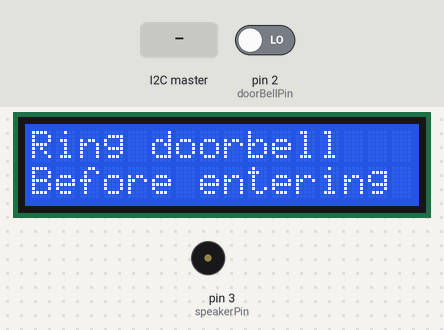
A sketch run on a simulated Arduino Uno, built with avr-gcc and run on an emulated ATmega328P. On the bench: 16×2 character LCD, buzzer (waves = sounding). The inputs (shaded band) are chosen by the test bench; at power-on: pin 2 (doorBellPin) LOW. What the sketch prints to the serial monitor is not drawn.

Above: at 3.6 s.
3.7 s: the I2C master sends the byte 2
At 3.82 s:
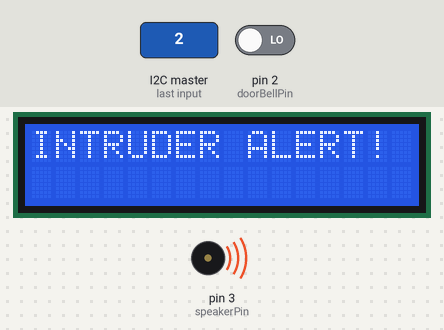
At 5.3 s:
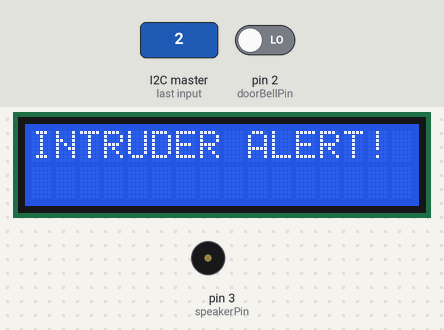
7.6 s: the I2C master sends the byte 1
At 8.3 s:
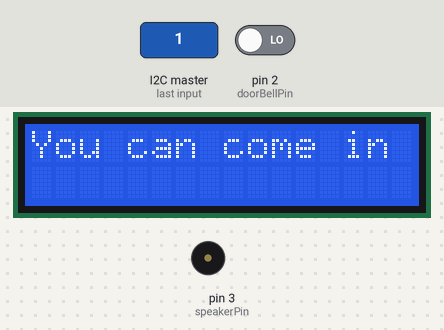
Timing chart, 0 to 10.6 s (numbered marks = the images above; inputs shaded):
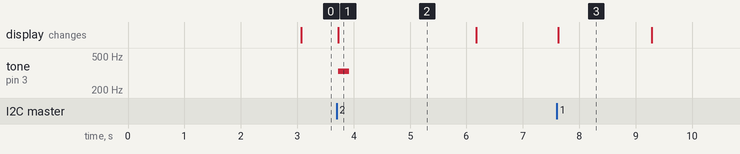

The sketch:

doorbell_system.ino
```cpp
// libraries imported

#include <LiquidCrystal.h>

#include <Wire.h>


// initialize the library by associating any needed LCD interface pin

//////////////////////////////////////////////

//LCD Pins
const int rs = 7, en = 8, d4 = 9, d5 = 10, d6 = 11, d7 = 12;

LiquidCrystal lcd(rs, en, d4, d5, d6, d7);

//Doorbell Pins and button states
int doorBellPin = 2;

int doorBellFlag;

int buttonState;

int lastButtonState = LOW;

unsigned long lastDebounceTime = 0;

unsigned long debounceDelay = 50;

int reading;


int speakerPin=3;

////////////////////////////////////////////////////

void setup() {

  Serial.begin(9600);

  pinMode(doorBellPin, INPUT);

  // set up the LCD's number of columns and rows:

  // Print a message to the LCD.

  lcd.begin(16, 2);

}


void loop() {
/*
  main function loop that checks if an intrusion happens,
  also manages the doorbell press,
  and makes sure that the display returns to:
   "Ring doorbell before entering"
*/

  doorBellFlag = 0;

  reading = digitalRead(doorBellPin);

  intrusion_check();//receives a signal if an intruder enters the room
  lcd.clear();

  lcd.print("Ring doorbell");

  lcd.setCursor(0, 1);

  lcd.print("Before entering");


  delay(100);
  //debounce of the doorbell button
  if (reading != lastButtonState){
      //take the last debounce time as the current one
    lastDebounceTime=millis();

  }

  else if((millis()-lastDebounceTime)>debounceDelay){


    if (reading != buttonState){
      buttonState = reading;

      if (buttonState==HIGH){
        //trigger the door bell ringing
        doorBellFlag = 1;

        doorBellButton();
      }

    }
  }
  lastButtonState = reading;
}


void doorBellButton(){
  /*
  procedure that changes the lcd display to let the visitor
  know that they have pressed the doorbell
  */
  if (doorBellFlag == 1){
    Serial.write("button pressed");
    lcd.setCursor(0, 1);

    lcd.clear();

    lcd.clear();

    lcd.print("please wait for");

    lcd.setCursor(0, 1);

    lcd.print("response");

    ringing();//function that outputs the doorbell ringing sound

    Wire.begin(8);
    Wire.onReceive(receiveEvent);
    delay(40000);
  }
}

void ringing(){
/*
  function that's responsible for
  playing the doorbell ringing sound
*/
  int pitches[] = {262, 330, 392, 523, 392, 330, 262};
  //integer array that contains the notes to be played by speaker
    for (int i = 0; i < 7; i++){
    tone(speakerPin, pitches[i], 200);
    delay(500);
    Serial.print("bell triggered \n");
  }
}


void receiveEvent(int howMany){
  /*
  procedure that manages the event upon receiving a signal from the master arduino
  */
  int signal_received=Wire.read();
  Serial.write("signal_received");
  Serial.println(signal_received);
  if (signal_received == 1){
    //the signal received to let the visitor know they can come in
    lcd.setCursor(0, 1);
    lcd.clear();
    lcd.print("You can come in");
    delay(1000);
  }
  else if (signal_received == 2){
    //the signal received when a person intrudes
    int alarm = 330;
    lcd.setCursor(0, 1);
    lcd.clear();
    lcd.print("INTRUDER ALERT!");
    tone(speakerPin, alarm, 200);
    delay(500);
    Serial.print("can't come in\n");
    delay(1000);
  }

}

void intrusion_check(){
  /*
  function that receives a signal
  to check if an intruder has entered the room
  */
  Wire.begin(8);
  Wire.onReceive(receiveEvent);
  delay(3000);
}
```

Measured:
- after the input at 3.7 s, tone on pin 3 (speakerPin): silent → 330 Hz at once, → silent 0.20 s later; the display: changes at once (image 1)
- after the input at 7.6 s, the display: changes at once (image 3)
- what the display in image 1 shows lasts 2.5 s, from 3.7 s to 6.2 s
- what the display in image 3 shows lasts 1.7 s, from 7.6 s to 9.3 s
